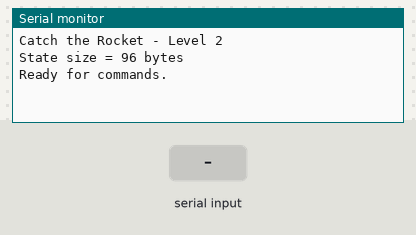
The sketch below on a simulated ESP32. On the bench: the last lines printed to the serial monitor. The inputs (shaded band) are chosen by the test bench.

Above: at 2.8 s.
2.9 s: "G\n" received over Serial
At 4.1 s:
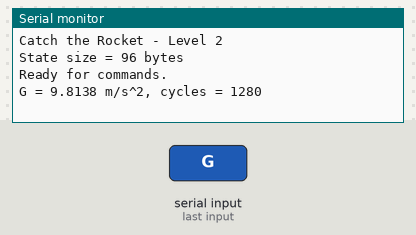
4.4 s: "APOGEE\n" received over Serial
At 5.4 s:
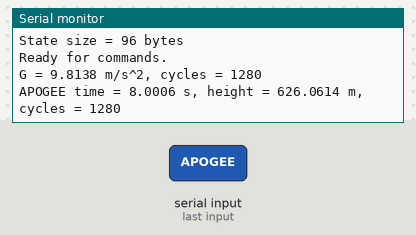
5.9 s: "STATS\n" received over Serial
At 6.5 s:
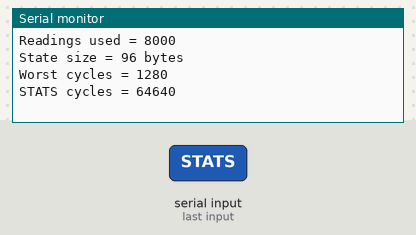
7.4 s: "1\n" received over Serial
At 8.8 s:
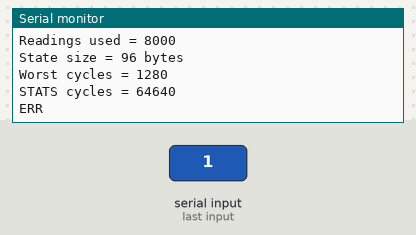

Measured:
- after the input at 2.9 s, the serial monitor: prints a new line at once (image 1)
- after the input at 4.4 s, the serial monitor: prints a new line at once (image 2)
- after the input at 5.9 s, the serial monitor: prints a new line at once (image 3)
- after the input at 7.4 s, the serial monitor: prints a new line at once (image 4)

The sketch:

Level_2.ino
```cpp
#define TRACKER_GLITCHES 0

// ===== OFFICIAL TRACKER: do not modify =====
static uint32_t trackerSeed = 20261001u;

static uint32_t trackerRand() {
  trackerSeed = trackerSeed * 1664525u + 1013904223u;
  return trackerSeed;
}

float nextAltitude() {
  const int64_t H0 = 31200;
  const int64_t V0 = 7850;
  const int64_t G = 981;
  const int64_t TD = 12000;
  const int64_t VD = -450;

  static int64_t t = 0;
  static int quiet = 0;

  int64_t tc = (t < TD) ? t : TD;

  int64_t h = H0
            + V0 * tc / 1000
            - G * tc * tc / 2000000;

  if (t > TD)
    h += VD * (t - TD) / 1000;

  uint32_t r = trackerRand();

  if (TRACKER_GLITCHES && t >= 1000 && quiet == 0 && (r >> 24) < 2) {
    quiet = 10;

    int64_t off = 5000 + (int64_t)((r >> 4) % 25001);

    h += ((r >> 3) & 1) ? off : -off;

    if (h < 0)
      h += 2 * off;
  }
  else {
    h += (int64_t)((r >> 8) % 401) - 200;
  }

  t++;

  return (float)h / 100.0f;
}
// ===== END OFFICIAL TRACKER =====


// ===== STATE =====

struct State {
  uint32_t n;

  int64_t sumT;
  int64_t sumT2;
  int64_t sumT3;

  uint64_t sumT4;

  int64_t sumH;
  int64_t sumTH;
  int64_t sumT2H;

  uint32_t worstCycles;

  double gravity;
  double apogeeTime;
  double apogeeHeight;
};

State state = {0};


// ===== SOLVE 3 x 3 SYSTEM =====
//
// [ n     sumT   sumT2 ] [a]   [sumH]
// [ sumT  sumT2  sumT3 ] [b] = [sumTH]
// [ sumT2 sumT3  sumT4 ] [c]   [sumT2H]
//
// Gaussian elimination is used.

void solveQuadratic() {

  double A[3][4];

  A[0][0] = (double)state.n;
  A[0][1] = (double)state.sumT;
  A[0][2] = (double)state.sumT2;
  A[0][3] = (double)state.sumH;

  A[1][0] = (double)state.sumT;
  A[1][1] = (double)state.sumT2;
  A[1][2] = (double)state.sumT3;
  A[1][3] = (double)state.sumTH;

  A[2][0] = (double)state.sumT2;
  A[2][1] = (double)state.sumT3;
  A[2][2] = (double)state.sumT4;
  A[2][3] = (double)state.sumT2H;


  // Forward elimination

  for (int i = 0; i < 3; i++) {

    double pivot = A[i][i];

    for (int j = i + 1; j < 3; j++) {

      double factor = A[j][i] / pivot;

      for (int k = i; k < 4; k++) {
        A[j][k] -= factor * A[i][k];
      }
    }
  }


  // Back substitution

  double c = A[2][3] / A[2][2];

  double b =
      (A[1][3] - A[1][2] * c) / A[1][1];

  double a =
      (A[0][3]
       - A[0][2] * c
       - A[0][1] * b) / A[0][0];


  // h = a + b*t + c*t²
  //
  // t is in milliseconds.
  // h is in centimetres.

  // g:
  // c = -g / 2, after unit conversion.
  // Therefore:
  // g(m/s²) = -2*c*10000

  state.gravity = -2.0 * c * 10000.0;


  // Apogee occurs where dh/dt = 0:
  //
  // b + 2ct = 0
  //
  // t = -b/(2c)

  double tApex = -b / (2.0 * c);

  state.apogeeTime = tApex / 1000.0;

  state.apogeeHeight =
      (a + b * tApex + c * tApex * tApex) / 100.0;
}


// ===== PROCESS 100,000 READINGS =====

void processReadings() {

  for (uint32_t i = 0; i < 100000; i++) {

    uint32_t start = ESP.getCycleCount();

    float altitude = nextAltitude();


    // First 8 seconds = 8000 readings
    if (i < 8000) {

      // milliseconds
      int64_t t = (int64_t)i;

      // metres -> centimetres
      int64_t h =
          (int64_t)(altitude * 100.0);


      state.n++;

      state.sumT += t;

      state.sumT2 += t * t;

      state.sumT3 += t * t * t;

      state.sumT4 +=
          (uint64_t)t * t * t * t;

      state.sumH += h;

      state.sumTH += t * h;

      state.sumT2H += t * t * h;
    }


    uint32_t end = ESP.getCycleCount();

    uint32_t cycles = end - start;

    if (cycles > state.worstCycles)
      state.worstCycles = cycles;
  }


  solveQuadratic();
}


// ===== COMMAND HANDLER =====

void handleCommand(String command) {

  command.trim();


  if (command == "G") {

    uint32_t start = ESP.getCycleCount();

    double answer = state.gravity;

    uint32_t cycles =
        ESP.getCycleCount() - start;

    Serial.print("G = ");
    Serial.print(answer, 4);
    Serial.print(" m/s^2, cycles = ");
    Serial.println(cycles);
  }


  else if (command == "APOGEE") {

    uint32_t start = ESP.getCycleCount();

    double time = state.apogeeTime;
    double height = state.apogeeHeight;

    uint32_t cycles =
        ESP.getCycleCount() - start;

    Serial.print("APOGEE time = ");
    Serial.print(time, 4);
    Serial.print(" s, height = ");
    Serial.print(height, 4);
    Serial.print(" m, cycles = ");
    Serial.println(cycles);
  }


  else if (command == "STATS") {

    uint32_t start = ESP.getCycleCount();

    Serial.print("Readings used = ");
    Serial.println(state.n);

    Serial.print("State size = ");
    Serial.print(sizeof(State));
    Serial.println(" bytes");

    Serial.print("Worst cycles = ");
    Serial.println(state.worstCycles);

    uint32_t cycles =
        ESP.getCycleCount() - start;

    Serial.print("STATS cycles = ");
    Serial.println(cycles);
  }


  else {

    Serial.println("ERR");
  }
}


// ===== SETUP =====

void setup() {

  Serial.begin(115200);

  Serial.println("Catch the Rocket - Level 2");

  Serial.print("State size = ");
  Serial.print(sizeof(State));
  Serial.println(" bytes");

  processReadings();

  Serial.println("Ready for commands.");
}


// ===== LOOP =====

void loop() {

  if (Serial.available()) {

    String command =
        Serial.readStringUntil('\n');

    handleCommand(command);
  }
}
```
